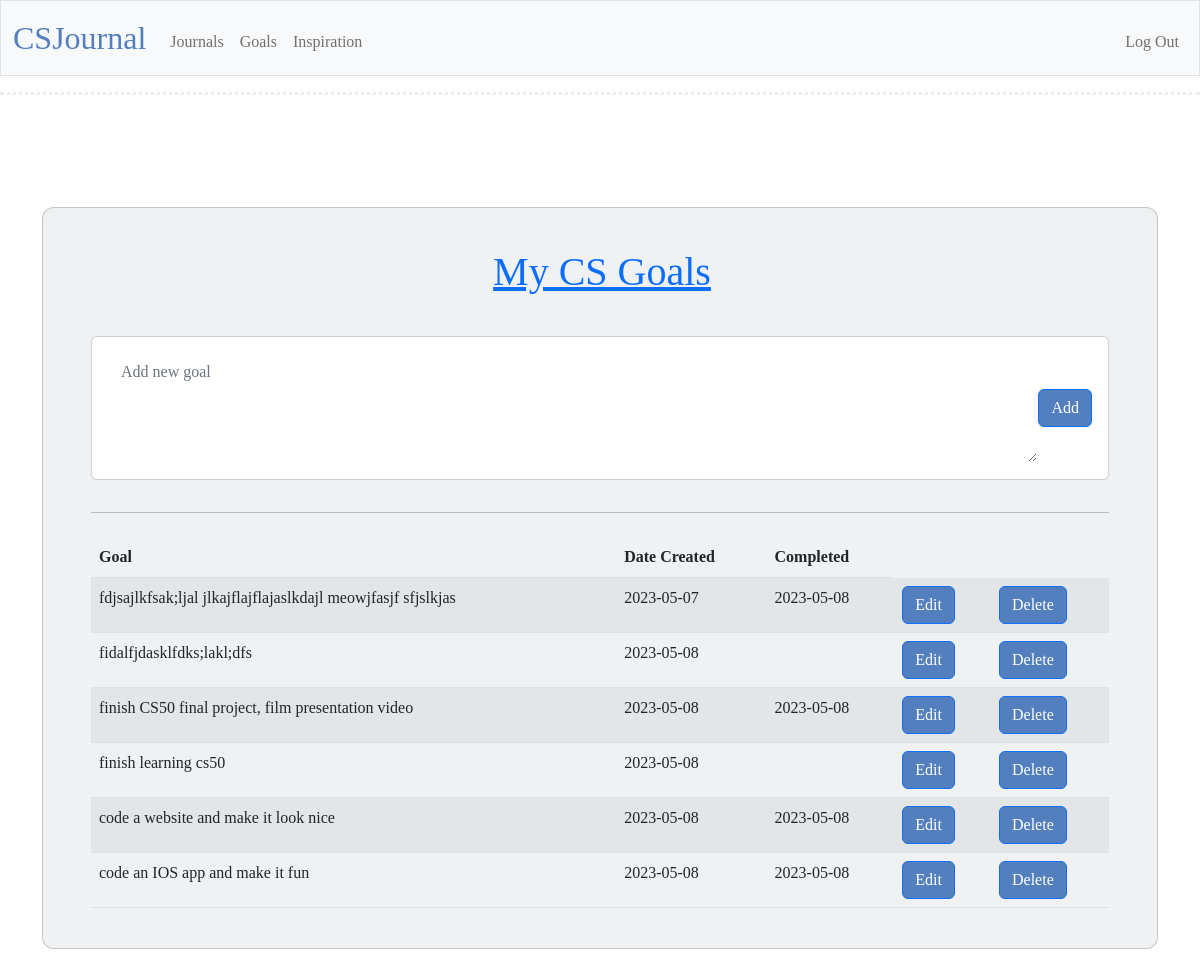
The page /goals (signed in) on the database its author committed.
### tables this page shows
CREATE TABLE 'goals' ('id' INTEGER PRIMARY KEY AUTOINCREMENT NOT NULL, 'user_id' INTEGER NOT NULL, 'goal' TEXT NOT NULL, 'date_created' DATETIME NOT NULL DEFAULT CURRENT_DATE, 'date_completed' DATETIME, 'completed' INTEGER NOT NULL DEFAULT 0);

### app.py (the view)
@app.route("/goals", methods=["GET", "POST"])
@login_required
def goals():
    user_id = session["user_id"]
    if request.method == "POST":
        goal = request.form.get("goal")
        if not goal:
            return apology("Please fill out your goal")
        db.execute("INSERT INTO goals (user_id, goal) VALUES (?, ?)", user_id, goal)
    goals = db.execute("select id, goal, date_created, date_completed, completed from goals where user_id = ? ", user_id)
    return render_template("goals.html", goals=goals)

### app.py (called while the page is built)
@app.after_request
def after_request(response):
    response.headers["Cache-Control"] = "no-cache, no-store, must-revalidate"
    response.headers["Expires"] = 0
    response.headers["Pragma"] = "no-cache"
    return response

### helpers.py (called while the page is built)
def login_required(f):
    @wraps(f)
    def decorated_function(*args, **kwargs):
        if session.get("user_id") is None:
            return redirect("/login")
        return f(*args, **kwargs)
    return decorated_function

### templates/goals.html (shortened to what this page needs)
{% extends "layout.html" %}
{% block main %}
<section class="vh-100">
    <div class="container py-5 h-100">
      <div class="row d-flex justify-content-center align-items-top h-100">
        <div class="col">
          <div class="card" id="list1" style="border-radius: .75rem; background-color: #eff1f2;">
            <div class="card-body py-4 px-4 px-md-5">
              <p class="h1 text-center mt-3 mb-4 pb-3 text-primary">
                <u>My CS Goals</u>
              </p>
              <div class="pb-2">
                <div class="card">
                  <div class="card-body">
                    <form action="/goals" method="post" class="inline">
                    <div class="d-flex flex-row align-items-center">
                        <textarea class="form-control" id="goal" name="goal" placeholder="Add new goal" rows="4"></textarea>
                        <div>
                           <button class="float-left submit-button btn btn-primary">Add</button>
                        </div>
                    </div>
                  </form>
                  </div>
                </div>
              </div>
              <hr class="my-4">
              {% if goals %}
              <table class="table table-striped">
                <thead>
                    <tr>
                        <th class="text-start">Goal</th>
                        <th class="text-start">Date Created</th>
                        <th class="text-start">Completed</th>
                    </tr>
                </thead>
                <tbody>
                    {% for goal in goals %}
                    <tr>
                        <td class="text-start">{{ goal["goal"] }}</td>
                        <td class="text-start">{{ goal["date_created"] }}</td>
                        {% if goal["date_completed"] %}<td class="text-start">{{ goal["date_completed"] }}</td> {% else %} <td class="text-start"></td> {% endif %}
                        <td class="text-start"><button id="edit-btn" class="float-left btn btn-primary" onclick='editGoal({{goal["id"]}}, "{{ goal["goal"] }}", {{goal["completed"]}});'>Edit</button></td>
                        <td class="text-start"><form action="/delete_goal" onsubmit="return confirm('Do you really want to delete this goal?');" method="post"><input type=hidden value='{{ goal["id"] }}' name=goal_id /><button class="float-left submit-button btn btn-primary" >Delete</button></form></td>
                    </tr>
                    {% endfor %}
                </tbody>
            </table>
            {% endif %}
   </div>
   </div>
   </div>
   </div>
   </div>
  </section>
{% endblock %}

### static/styles.css (style rules this page uses)
#list1 .form-control { border-color: transparent; }
* { font-family:trial; }
.btn-primary, .btn-primary:hover, .btn-primary:active, .btn-primary:visited { background-color: #537fbe !important; }

### rows shown on the page
goals: goal "fdjsajlkfsak;ljal jlkajflajflajaslkdajl meowjfasjf sfjslkjas", date_created "2023-05-07", date_completed "2023-05-08"
goals: goal "fidalfjdasklfdks;lakl;dfs", date_created "2023-05-08"
goals: goal "finish CS50 final project, film presentation video", date_created "2023-05-08", date_completed "2023-05-08"
goals: goal "finish learning cs50", date_created "2023-05-08"
goals: goal "code a website and make it look nice", date_created "2023-05-08", date_completed "2023-05-08"
goals: goal "code an IOS app and make it fun", date_created "2023-05-08", date_completed "2023-05-08"
